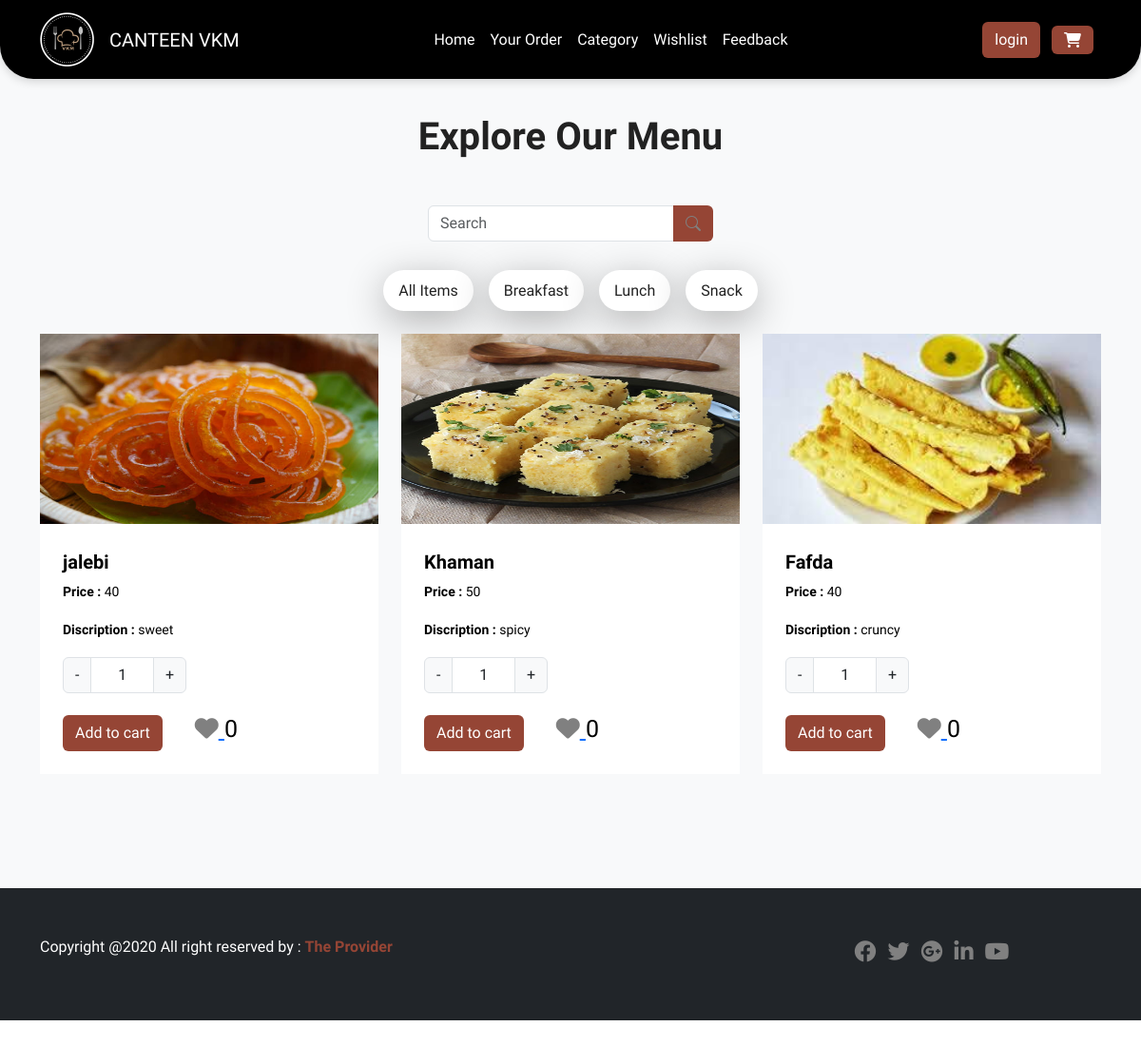
The page /menulist.php?id=5 on the database its author committed.
### tables this page shows
CREATE TABLE `menutb` (
  `MenuId` int(11) NOT NULL,
  `FoodName` varchar(20) NOT NULL,
  `Price` int(11) NOT NULL,
  `Discription` varchar(40) NOT NULL,
  `Image` varchar(40) NOT NULL,
  `CategoryId` int(11) NOT NULL,
  `type` varchar(20) NOT NULL
);

### menulist.php (the view, shortened to what this page needs)
<?php
include "header.php";
$id = $_GET['id'];
$cid = $_SESSION['cid'];  ?>
<!DOCTYPE html>
<html lang="en">
<head>
    <link rel="stylesheet" href="assets/css/bootstrap.min.css">
    <link rel="stylesheet" href="style.css">
    <link rel="stylesheet" href="https://cdnjs.cloudflare.com/ajax/libs/font-awesome/6.4.0/css/all.min.css">
    <link rel="stylesheet" href="https://cdn.jsdelivr.net/npm/bootstrap-icons@1.10.4/font/bootstrap-icons.css">
    <link rel="stylesheet" href="https://cdnjs.cloudflare.com/ajax/libs/font-awesome/6.4.0/css/fontawesome.min.css">
</head>
<body>
    <section id="menu" class="bg-light">
        <div class="container">
            <div class="row">
                <div class="col-12 intro-text">
                    <h1>Explore Our Menu</h1>
                </div>
            </div>
        </div>
        <div>
            <form class="d-flex mx-auto" method="post" id="lets_search" action="menusearch.php" style="width:300px; height:20px; margin-right:80px">
                <div class="input-group mb-5">
                    <input type="text" name="search" id="str" class="form-control" placeholder="Search" aria-label="Recipient's username" aria-describedby="button-addon2">
                    <button class="btn" name="searchbtn" type="submit" id="button-addon2" value="<?php echo $id ?>"><i class="bi bi-search"></i></button>
                </div>
            </form>
        </div>
        <div class="container mt-5">
            <ul class="nav nav-pills mb-4 justify-content-center" id="pills-tab" role="tablist">
                <li class="nav-item" role="presentation">
                    <button class="nav-link" id="pills-all-tab" data-bs-toggle="pill" data-bs-target="#pills-all" type="button" role="tab" aria-controls="pills-all" aria-selected="true">All Items</button>
                </li>
                <li class="nav-item" role="presentation">
                    <button class="nav-link" id="pills-breakfast-tab" data-bs-toggle="pill" data-bs-target="#pills-breakfast" type="button" role="tab" aria-controls="pills-breakfast" aria-selected="true">Breakfast</button>
                </li>
                <li class="nav-item" role="presentation">
                    <button class="nav-link" id="pills-lunch-tab" data-bs-toggle="pill" data-bs-target="#pills-lunch" type="button" role="tab" aria-controls="pills-lunch" aria-selected="true">Lunch</button>
                </li>
                <li class="nav-item" role="presentation">
                    <button class="nav-link" id="pills-snack-tab" data-bs-toggle="pill" data-bs-target="#pills-snack" type="button" role="tab" aria-controls="pills-snack" aria-selected="true">Snack</button>
                </li>
            </ul>
            <div class="tab-content" id="pills-tabContent">
                <div class="tab-pane fade show active" id="pills-all" role="tabpanel" aria-labelledby="pills-all-tab" tabindex="0">
                    <div class="row gy-4">
                        <?php
                        include 'conn.php';
                        $data = "select * from menutb where CategoryId='$id'";
                        $res = mysqli_query($con, $data);
                        while ($row = mysqli_fetch_assoc($res)) {
                        ?>
                            <div class="col-lg-4 col-sm-6">
                                <div class="menu-item bg-white shadow-on-hover product_data">
                                    <?php $mid =$row['MenuId'];?>
                                    <img src="admin/<?php echo $row['Image']; ?>" alt="" height="200px" width="100%">
                                    <div class="menu-item-content p-4">
                                        <h5 class="mt-1 mb-2"><a href="#" style="text-decoration: none;color:black"><b> <?php echo $row['FoodName'] ?></b></a></h5>
                                        <p class="small"><b>Price : </b><?php echo $row['Price'] ?></p>
                                        <p class="small"><b>Discription :</b> <?php echo $row['Discription'] ?>
                                        <div class="addcart">
                                            <div class="qty col-md-4 my-3">
                                                <div class="input-group mb-3" style="width:130px;">
                                                    <button class="input-group-text decrement-btn">-</button>
                                                    <input type="text" class="form-control text-center input-qty bg-white" value="1" disabled>
                                                    <button class="input-group-text increment-btn">+</button>
                                                </div>
                                            </div>
                                            <button type="button" class="btn addtocart" value="<?php echo $row['MenuId'] ?>">Add to cart</button>
                                             <?php
                                             $sql ="select * from wishlist where CustomerId= '$cid' and MenuId='$mid'";
                                             $sql_run =mysqli_query($con,$sql);
                                             if(mysqli_num_rows($sql_run) == 1)
                                             {
                                                $flag = 1;
                                                if($flag == 1)
                                                {
                                                echo  '<button class="btn1 mx-4" style="border:none; text-decoration:none;background-color:white" value="'. $row['MenuId'] .'">
                                                     <a href="wishlist.php?mid='.$row['MenuId'].'" class="like heart" style="font-size:25px">
                                                         <i class="fa fa-heart"></i>
                                                     </a>
                                                 ';
                                                  $sql_count = "SELECT COUNT(*) as count FROM `wishlist` where MenuId='$mid'";
                                                  $sql_count_run =mysqli_query($con,$sql_count);
                                                  if(mysqli_num_rows($sql_count_run) >0){
                                                    $rowsql = mysqli_fetch_assoc($sql_count_run);
                                                  $countrow =$rowsql['count'];
                                                  echo '<a style="font-size:25px;text-decoration:none;">'.$countrow.'</a> </button>';
                                                  }
                                                }
                                             }else{
                                                echo  '<button class="btn1 mx-4" style="border:none; text-decoration:none;background-color:white" value="'. $row['MenuId'] .'">
                                                <a href="wishlist.php?mid='.$row['MenuId'].'" class="like" style="font-size:25px">
                                                    <i class="fa fa-heart"></i>
                                                </a>
                                            ';
                                            $sql_count1 = "SELECT COUNT(*) as count FROM `wishlist` where MenuId='$mid'";
                                                  $sql_count_run1 =mysqli_query($con,$sql_count1);
                                                  if(mysqli_num_rows($sql_count_run1) >0){
                                                    $rowsql1 = mysqli_fetch_assoc($sql_count_run1);
                                                  $countrow =$rowsql1['count'];
                                                  echo '<a style="font-size:25px;text-decoration:none;">'.$countrow.'</a> </button>';
                                                  }
                                             }
                                             ?>
                                        </div>
                                    </div>
                                </div>
                            </div>
                       <?php }?>
                    </div>
                </div>
            </div>
        </div>
    </section>
    <?php include "footer.php" ?>
</body>
</html>

### style.css (style rules this page uses)
body { font-family: "Spline Sans", sans-serif; height: 3000px; overflow-x: hidden; line-height: 1.7; color: black; }
h1,h2,h3,h4,h5,h6 { font-weight: 600; color: #222; }
.nav-link { color: white; text-decoration: none; transition: all 0.4s; }
i { color: gray; }
section { padding-top: 120px; padding-bottom: 120px; }
.shadow-on-hover { transition: all 0.3s; }
.intro-text { margin-bottom: 40px; text-align: center; }
#menu .nav-pills .nav-link { background-color: #fff; margin-left: 8px; margin-right: 8px; color: #222; border-radius: 100px; box-shadow: 0 10px 40px rgba(0, 0, 0, 0.3); }
.btn { background-color: #954535 !important; color: #ffffff; }
.container i { color: gray; }

### rows shown on the page
menutb: Image (picture), FoodName "jalebi", Price "40", Discription "sweet", $row['MenuId'] 10 (drawn), countrow "0"
menutb: Image (picture), FoodName "Khaman", Price "50", Discription "spicy", $row['MenuId'] 21 (drawn), countrow "0"
menutb: Image (picture), FoodName "Fafda", Price "40", Discription "cruncy", $row['MenuId'] 22 (drawn), countrow "0"
